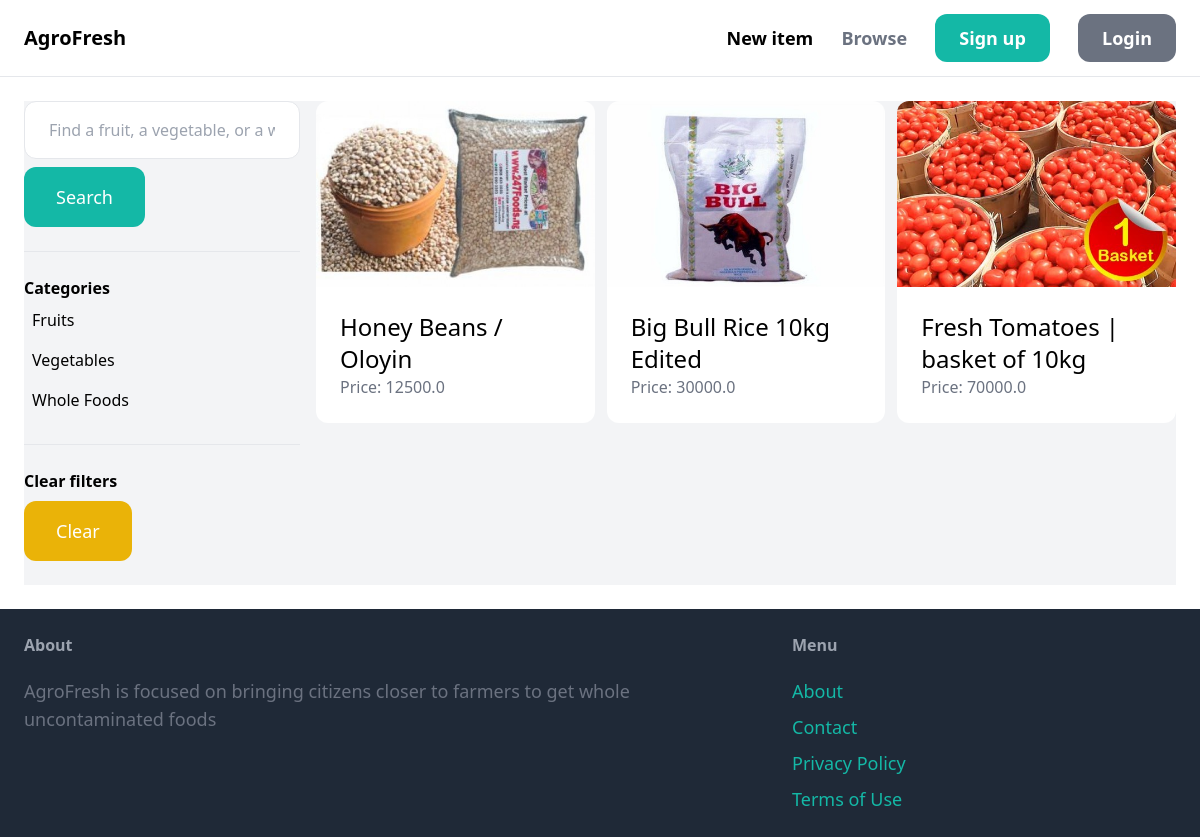
The app's page /items/ with its own data.
### item/models.py (models this page shows, shortened)
class Category(models.Model):
    name = models.CharField(max_length=255)
    class Meta:
        ordering = ('name',)
        verbose_name_plural = 'Categories'

class Item(models.Model):
    category = models.ForeignKey(Category, related_name='items', on_delete=models.CASCADE)
    name = models.CharField(max_length=255)
    description = models.TextField(blank=True, null=True)
    price = models.FloatField()
    image = models.ImageField(upload_to='item_images', blank=True, null=True)
    is_sold = models.BooleanField(default=False)
    created_by = models.ForeignKey(User, related_name='items', on_delete=models.CASCADE)
    created_at = models.DateTimeField(auto_now_add=True)

### item/views.py (the view)
# urls.py: path('items/', include('item.urls')),
def items(request):
    query = request.GET.get('query', '')
    category_id = request.GET.get('category', 0)
    categories = Category.objects.all()
    items = Item.objects.filter(is_sold=False)
    if query:
        items = items.filter(Q(name__icontains=query) | Q(description__icontains=query))
    return render(request, 'item/items.html', {
        'items': items,
        'query': query,
        'categories': categories,
        'category_id': int(category_id)
        })

### item/templates/item/items.html (shortened to what this page needs)
{% extends 'core/base.html' %}
{% block content %}
<div class="pb-6 grid grid-cols-4 gap-4 bg-gray-100">
	<div class="col-span-1">
		<form method="get" action="{% url 'item:items' %}">
			<input name="query" class="w-full py-4 px-6 border rounded-xl" type="text" value="{{ query }}" placeholder="Find a fruit, a vegetable, or a whole food...">
			<button class="mt-2 py-4 px-8 text-lg bg-teal-500 text-white rounded-xl">Search</button>
		</form>
		<hr class="my-6">
		<p class="font-semibold">Categories</p>
		<ul>
			{% for category in categories %}
			<li class="py-2 px-2 rounded-xl{% if category.id == category_id %} bg-gray-200{% endif %}">
				<a href="{% url 'item:items' %}?query={{ query }}&category={{ category.id }}">{{ category.name }}</a>
			</li>
			{% endfor %}
		</ul>
		<hr class="my-6">
                <p class="font-semibold">Clear filters</p>
		<ul>
			<li><a href="{% url 'item:items' %}" class="mt-2 py-4 px-8 inline-block bg-yellow-500 text-lg rounded-xl text-white"> Clear</a></li>
	</div>
	<div class="col-span-3">
		<div class="grid grid-cols-3 gap-3">
			{% for item in items %}
			<div>
				<a href="{% url 'item:detail' item.id %}">
					<div>
						<img src="{{ item.image.url }}" class="rounded-t-xl">
					</div>
					<div class="p-6 bg-white rounded-b-xl">
						<h2 class="text-2xl">{{ item.name }}</h2>
						<p class="text-gray-500">Price: {{ item.price }}</p>
					</div>
				</a>
			</div>
			{% endfor %}
		</div>
	</div>
</div>
{% endblock %}

### records on screen
Category: name "Fruits"
Category: name "Vegetables"
Category: name "Whole Foods"
Item: image (picture), name "Honey Beans / Oloyin", price "12500.0"
Item: image (picture), name "Big Bull Rice 10kg Edited", price "30000.0"
Item: image (picture), name "Fresh Tomatoes | basket of 10kg", price "70000.0"
